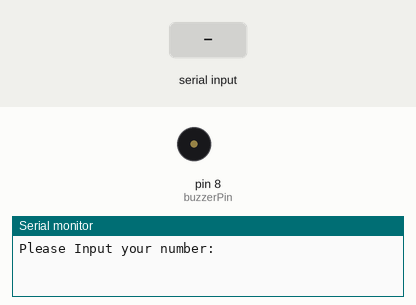
This sketch was run on a simulated Arduino Uno, built with avr-gcc and run on an emulated ATmega328P. Shown: buzzer (waves = sounding, pin HIGH), the last lines printed to the serial monitor. The inputs (shaded band) are chosen by the test bench.

Above: at 1.2 s.
1.3 s: "90,45\n" received over Serial
At 1.9 s:
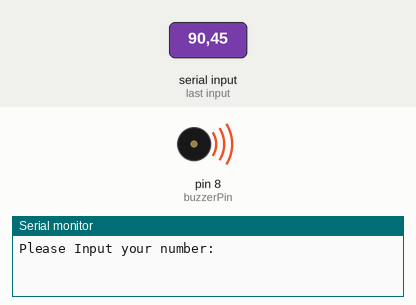
4.3 s: "30,150\n" received over Serial
At 6.9 s:
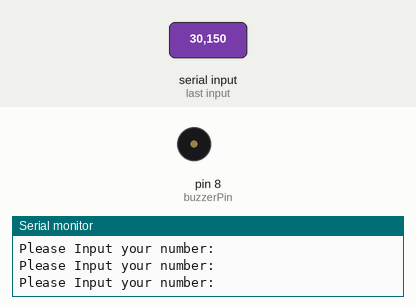
Timing chart, 0 to 8.4 s (numbered marks = the images above; inputs shaded):
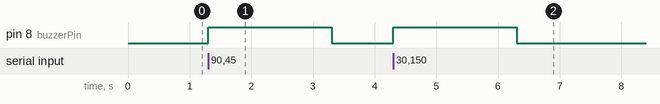

The sketch:

Buzzer_Active.ino
```cpp
int number;
int buzzerPin=8;
String msg="Please Input your number: ";
int delayTime=1000;
void setup() {
  // put your setup code here, to run once:
Serial.begin(9600);
pinMode(buzzerPin,OUTPUT);
}

void loop() {
  // put your main code here, to run repeatedly:
Serial.println(msg);
while(Serial.available()==0){

}
number=Serial.parseInt();
if(number>10){
  digitalWrite(buzzerPin,HIGH);
  delay(delayTime);
  digitalWrite(buzzerPin,LOW);
}
}
```

Measured:
- after the input at 1.3 s, pin 8 (buzzerPin): LOW → HIGH at once, → LOW 2.0 s later
- after the input at 4.3 s, pin 8 (buzzerPin): LOW → HIGH at once, → LOW 2.0 s later
